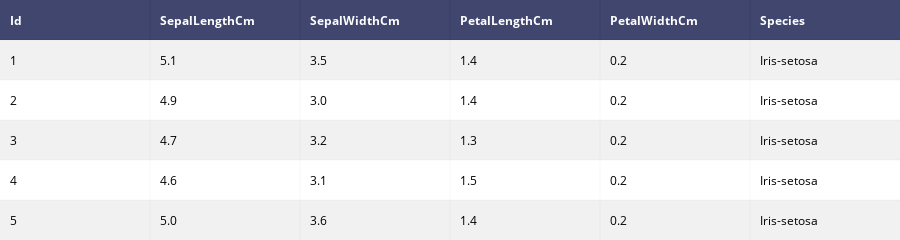

Source (notebook cell):
### Code cell
py.iplot(table,filename='jupyter-table1')

### Figure 1 — Plotly figure (JSON) as saved in the notebook; plotly's stock layout.template omitted (floating-point values rounded to 4 significant figures)
{"data": [{"colorscale": [[0, "#00083e"], [0.5, "#ededee"], [1, "#ffffff"]], "hoverinfo": "none", "opacity": 0.75, "showscale": false, "type": "heatmap", "uid": "3427c1d2-c3f5-11e8-9fdb-402cf4f1c872", "z": [[0, 0, 0, 0, 0, 0], [0.5, 0.5, 0.5, 0.5, 0.5, 0.5], [1, 1, 1, 1, 1, 1], [0.5, 0.5, 0.5, 0.5, 0.5, 0.5], [1, 1, 1, 1, 1, 1], [0.5, 0.5, 0.5, 0.5, 0.5, 0.5]]}], "layout": {"annotations": [{"align": "left", "font": {"color": "#ffffff"}, "showarrow": false, "text": "<b>Id</b>", "x": -0.45, "xanchor": "left", "xref": "x", "y": 0, "yref": "y"}, {"align": "left", "font": {"color": "#ffffff"}, "showarrow": false, "text": "<b>SepalLengthCm</b>", "x": 0.55, "xanchor": "left", "xref": "x", "y": 0, "yref": "y"}, {"align": "left", "font": {"color": "#ffffff"}, "showarrow": false, "text": "<b>SepalWidthCm</b>", "x": 1.55, "xanchor": "left", "xref": "x", "y": 0, "yref": "y"}, {"align": "left", "font": {"color": "#ffffff"}, "showarrow": false, "text": "<b>PetalLengthCm</b>", "x": 2.55, "xanchor": "left", "xref": "x", "y": 0, "yref": "y"}, {"align": "left", "font": {"color": "#ffffff"}, "showarrow": false, "text": "<b>PetalWidthCm</b>", "x": 3.55, "xanchor": "left", "xref": "x", "y": 0, "yref": "y"}, {"align": "left", "font": {"color": "#ffffff"}, "showarrow": false, "text": "<b>Species</b>", "x": 4.55, "xanchor": "left", "xref": "x", "y": 0, "yref": "y"}, {"align": "left", "font": {"color": "#000000"}, "showarrow": false, "text": "1", "x": -0.45, "xanchor": "left", "xref": "x", "y": 1, "yref": "y"}, {"align": "left", "font": {"color": "#000000"}, "showarrow": false, "text": "5.1", "x": 0.55, "xanchor": "left", "xref": "x", "y": 1, "yref": "y"}, {"align": "left", "font": {"color": "#000000"}, "showarrow": false, "text": "3.5", "x": 1.55, "xanchor": "left", "xref": "x", "y": 1, "yref": "y"}, {"align": "left", "font": {"color": "#000000"}, "showarrow": false, "text": "1.4", "x": 2.55, "xanchor": "left", "xref": "x", "y": 1, "yref": "y"}, {"align": "left", "font": {"color": "#000000"}, "showarrow": false, "text": "0.2", "x": 3.55, "xanchor": "left", "xref": "x", "y": 1, "yref": "y"}, {"align": "left", "font": {"color": "#000000"}, "showarrow": false, "text": "Iris-setosa", "x": 4.55, "xanchor": "left", "xref": "x", "y": 1, "yref": "y"}, {"align": "left", "font": {"color": "#000000"}, "showarrow": false, "text": "2", "x": -0.45, "xanchor": "left", "xref": "x", "y": 2, "yref": "y"}, {"align": "left", "font": {"color": "#000000"}, "showarrow": false, "text": "4.9", "x": 0.55, "xanchor": "left", "xref": "x", "y": 2, "yref": "y"}, {"align": "left", "font": {"color": "#000000"}, "showarrow": false, "text": "3.0", "x": 1.55, "xanchor": "left", "xref": "x", "y": 2, "yref": "y"}, {"align": "left", "font": {"color": "#000000"}, "showarrow": false, "text": "1.4", "x": 2.55, "xanchor": "left", "xref": "x", "y": 2, "yref": "y"}, {"align": "left", "font": {"color": "#000000"}, "showarrow": false, "text": "0.2", "x": 3.55, "xanchor": "left", "xref": "x", "y": 2, "yref": "y"}, {"align": "left", "font": {"color": "#000000"}, "showarrow": false, "text": "Iris-setosa", "x": 4.55, "xanchor": "left", "xref": "x", "y": 2, "yref": "y"}, {"align": "left", "font": {"color": "#000000"}, "showarrow": false, "text": "3", "x": -0.45, "xanchor": "left", "xref": "x", "y": 3, "yref": "y"}, {"align": "left", "font": {"color": "#000000"}, "showarrow": false, "text": "4.7", "x": 0.55, "xanchor": "left", "xref": "x", "y": 3, "yref": "y"}, {"align": "left", "font": {"color": "#000000"}, "showarrow": false, "text": "3.2", "x": 1.55, "xanchor": "left", "xref": "x", "y": 3, "yref": "y"}, {"align": "left", "font": {"color": "#000000"}, "showarrow": false, "text": "1.3", "x": 2.55, "xanchor": "left", "xref": "x", "y": 3, "yref": "y"}, {"align": "left", "font": {"color": "#000000"}, "showarrow": false, "text": "0.2", "x": 3.55, "xanchor": "left", "xref": "x", "y": 3, "yref": "y"}, {"align": "left", "font": {"color": "#000000"}, "showarrow": false, "text": "Iris-setosa", "x": 4.55, "xanchor": "left", "xref": "x", "y": 3, "yref": "y"}, {"align": "left", "font": {"color": "#000000"}, "showarrow": false, "text": "4", "x": -0.45, "xanchor": "left", "xref": "x", "y": 4, "yref": "y"}, {"align": "left", "font": {"color": "#000000"}, "showarrow": false, "text": "4.6", "x": 0.55, "xanchor": "left", "xref": "x", "y": 4, "yref": "y"}, {"align": "left", "font": {"color": "#000000"}, "showarrow": false, "text": "3.1", "x": 1.55, "xanchor": "left", "xref": "x", "y": 4, "yref": "y"}, {"align": "left", "font": {"color": "#000000"}, "showarrow": false, "text": "1.5", "x": 2.55, "xanchor": "left", "xref": "x", "y": 4, "yref": "y"}, {"align": "left", "font": {"color": "#000000"}, "showarrow": false, "text": "0.2", "x": 3.55, "xanchor": "left", "xref": "x", "y": 4, "yref": "y"}, {"align": "left", "font": {"color": "#000000"}, "showarrow": false, "text": "Iris-setosa", "x": 4.55, "xanchor": "left", "xref": "x", "y": 4, "yref": "y"}, {"align": "left", "font": {"color": "#000000"}, "showarrow": false, "text": "5", "x": -0.45, "xanchor": "left", "xref": "x", "y": 5, "yref": "y"}, {"align": "left", "font": {"color": "#000000"}, "showarrow": false, "text": "5.0", "x": 0.55, "xanchor": "left", "xref": "x", "y": 5, "yref": "y"}, {"align": "left", "font": {"color": "#000000"}, "showarrow": false, "text": "3.6", "x": 1.55, "xanchor": "left", "xref": "x", "y": 5, "yref": "y"}, {"align": "left", "font": {"color": "#000000"}, "showarrow": false, "text": "1.4", "x": 2.55, "xanchor": "left", "xref": "x", "y": 5, "yref": "y"}, {"align": "left", "font": {"color": "#000000"}, "showarrow": false, "text": "0.2", "x": 3.55, "xanchor": "left", "xref": "x", "y": 5, "yref": "y"}, {"align": "left", "font": {"color": "#000000"}, "showarrow": false, "text": "Iris-setosa", "x": 4.55, "xanchor": "left", "xref": "x", "y": 5, "yref": "y"}], "height": 230, "margin": {"b": 0, "l": 0, "r": 0, "t": 0}, "xaxis": {"dtick": 1, "gridwidth": 2, "showticklabels": false, "tick0": -0.5, "ticks": "", "zeroline": false}, "yaxis": {"autorange": "reversed", "dtick": 1, "gridwidth": 2, "showticklabels": false, "tick0": 0.5, "ticks": "", "zeroline": false}}}
